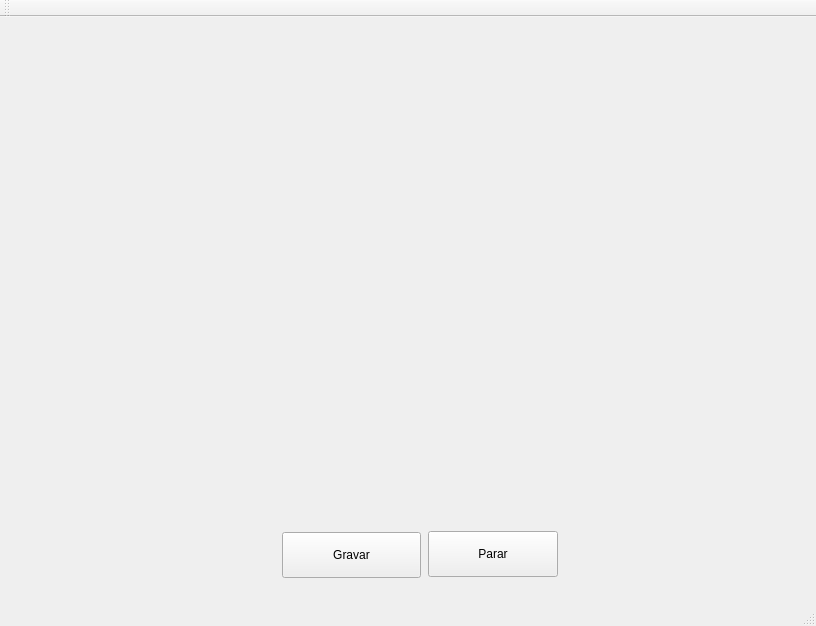
<?xml version="1.0" encoding="UTF-8"?>
<ui version="4.0">
 <class>MainWindow</class>
 <widget class="QMainWindow" name="MainWindow">
  <property name="geometry">
   <rect>
    <x>0</x>
    <y>0</y>
    <width>816</width>
    <height>626</height>
   </rect>
  </property>
  <property name="windowTitle">
   <string>MainWindow</string>
  </property>
  <widget class="QWidget" name="centralWidget">
   <widget class="QLabel" name="label">
    <property name="geometry">
     <rect>
      <x>30</x>
      <y>14</y>
      <width>735</width>
      <height>491</height>
     </rect>
    </property>
    <property name="text">
     <string/>
    </property>
   </widget>
   <widget class="QPushButton" name="btnGravar">
    <property name="geometry">
     <rect>
      <x>282</x>
      <y>515</y>
      <width>139</width>
      <height>46</height>
     </rect>
    </property>
    <property name="text">
     <string>Gravar</string>
    </property>
   </widget>
   <widget class="QPushButton" name="btnParar">
    <property name="geometry">
     <rect>
      <x>428</x>
      <y>514</y>
      <width>130</width>
      <height>46</height>
     </rect>
    </property>
    <property name="text">
     <string>Parar</string>
    </property>
   </widget>
  </widget>
  <widget class="QMenuBar" name="menuBar">
   <property name="geometry">
    <rect>
     <x>0</x>
     <y>0</y>
     <width>816</width>
     <height>21</height>
    </rect>
   </property>
  </widget>
  <widget class="QToolBar" name="mainToolBar">
   <attribute name="toolBarArea">
    <enum>TopToolBarArea</enum>
   </attribute>
   <attribute name="toolBarBreak">
    <bool>false</bool>
   </attribute>
  </widget>
  <widget class="QStatusBar" name="statusBar"/>
 </widget>
 <layoutdefault spacing="6" margin="11"/>
 <resources/>
 <connections/>
</ui>
